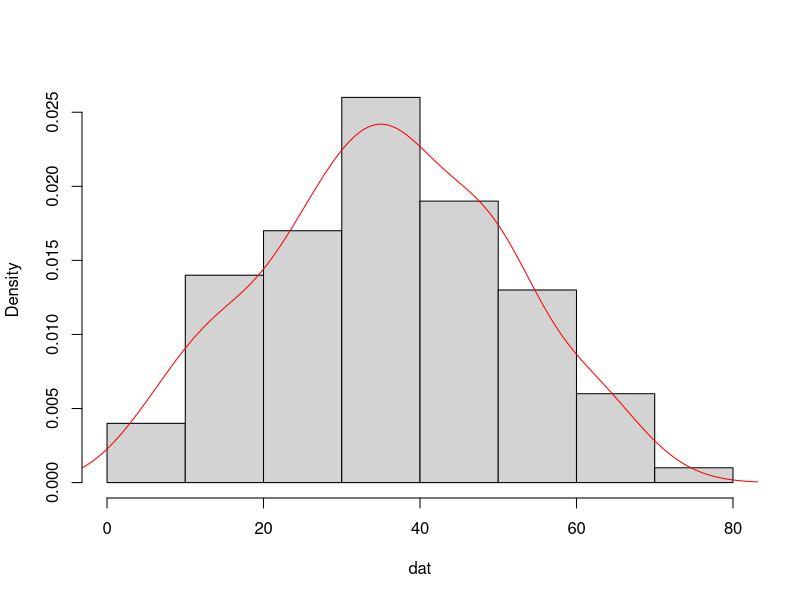
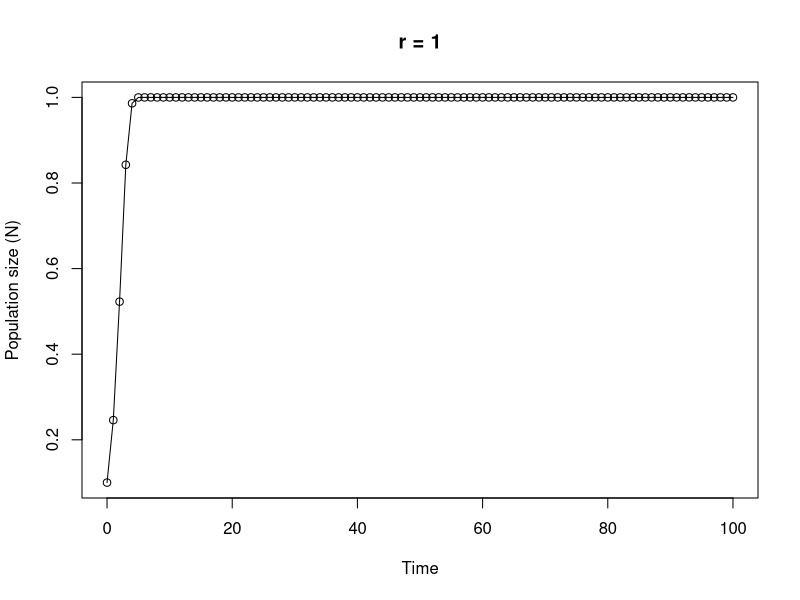

Here is the R script that generated these plots, in order:
## ----Q1, results = 'asis'----------------------------------------------------

# area of a circle
# the equation to calculate the area of a circle is pi * radius^2

circle.area <- function(d){ 
	pi * (d/2)^2
}

# to use your new function

circle.area(10)
# [1] 78.53982

# to test on a vector of diameters
# first create a vector with diameters ranging from 0 to 50 in steps of 10

cir.diam <- seq(from = 0, to = 50, by = 10)

# test your function

circle.area(cir.diam)
# [1]    0.00000   78.53982  314.15927  706.85835 1256.63706 1963.49541


## ----Q2, tidy = TRUE---------------------------------------------------------

far.cent <- function(a){
	val <- (a-32)*5/9
	print(paste("Fahrenheit: ", round(a, digits = 3), "oF",sep = " "), quote = FALSE)# round 3dp
	print(paste("Centigrade: ", round(val, digits = 3), "oC", sep = " "), quote = FALSE)# round 3dp
}

# alternative Fahrenheit to centigrade using cat function

far.cent2 <- function(a){
	val <- (a - 32) * 5/9	#calculation
	cat("Fahrenheit: ", round(a, digits = 3), "oF", "\n")   # use cat function
	cat("Centigrade: ", round(val, digits = 3), "oC", "\n")   
}


## ----Q3----------------------------------------------------------------------

# Create a vector of normally distributed data
# length 100, mean 35 and standard deviation of 29

vals <- rnorm(100, 35, 15)	# create some norm dist data mean 35, sd = 15

summary.fun <- function(dat){
	mymean <- round(mean(dat), digits = 4)      	# calc mean
	mymedian <- round(median(dat), digits = 4)    # calc median
	mymin <- round(min(dat), digits = 4)          # calc min
	mymax <- round(max(dat), digits = 4)          # calc max
	print(paste("mean:", mymean, sep = " "), quote = FALSE)     # print mean
	print(paste("median:", mymedian, sep = " "), quote = FALSE)     # print median
	print(paste("range:", "from:", mymin, "to", mymax, sep = " "), quote = FALSE) 
	dens <- density(dat)                          # estimate density curve
	hist(dat, main = "",type = "l",freq = FALSE)  # plot histogram
	lines(dens, lty = 1, col = "red")             # plot density curve
}

# use the function
summary.fun(vals)


## ----Q4----------------------------------------------------------------------

# calculate a median

ourmedian <- function(x){
	n <- length(x)
	if (n %% 2 == 1)      # odd numbers
	  sort(x)[(n + 1)/2]  # find the middle number by adding 1 to length and div 2
	else {                # even numbers
	  middletwo <- sort(x)[(n/2) + 0:1]   #find the two middle numbers
	  mean(middletwo)
	  }
}

# use the function
mydat <- sample(1:50, size = 10, replace = TRUE )

# our function
ourmedian(mydat)

# R median function
median(mydat)


## ----Q5, tidy = TRUE---------------------------------------------------------

# function to simulate Ricker model

Ricker.model <- function(nzero, r, time, K=1){     # sets initial parameters
  N <- numeric(time + 1)    # creates a real vector of length time+1 to store values of Nt+1
  N[1] <- nzero             # sets initial population size in first element of N
  for (i in 1:time) {				# loops over time
      N[i+1] <- N[i]*exp(r*(1 - N[i]/K))    
  }
  Time <- 0:time   					 # creates vector for x axis
  plot(Time, N, type = "o", xlim = c(0, time), xlab = "Time", ylab = "Population size (N)", main = paste("r =", r, sep=" "))   # plots     output
}

# To run
# play around with the different parameters, especially r
Ricker.model(nzero=0.1,r=1,time=100)

